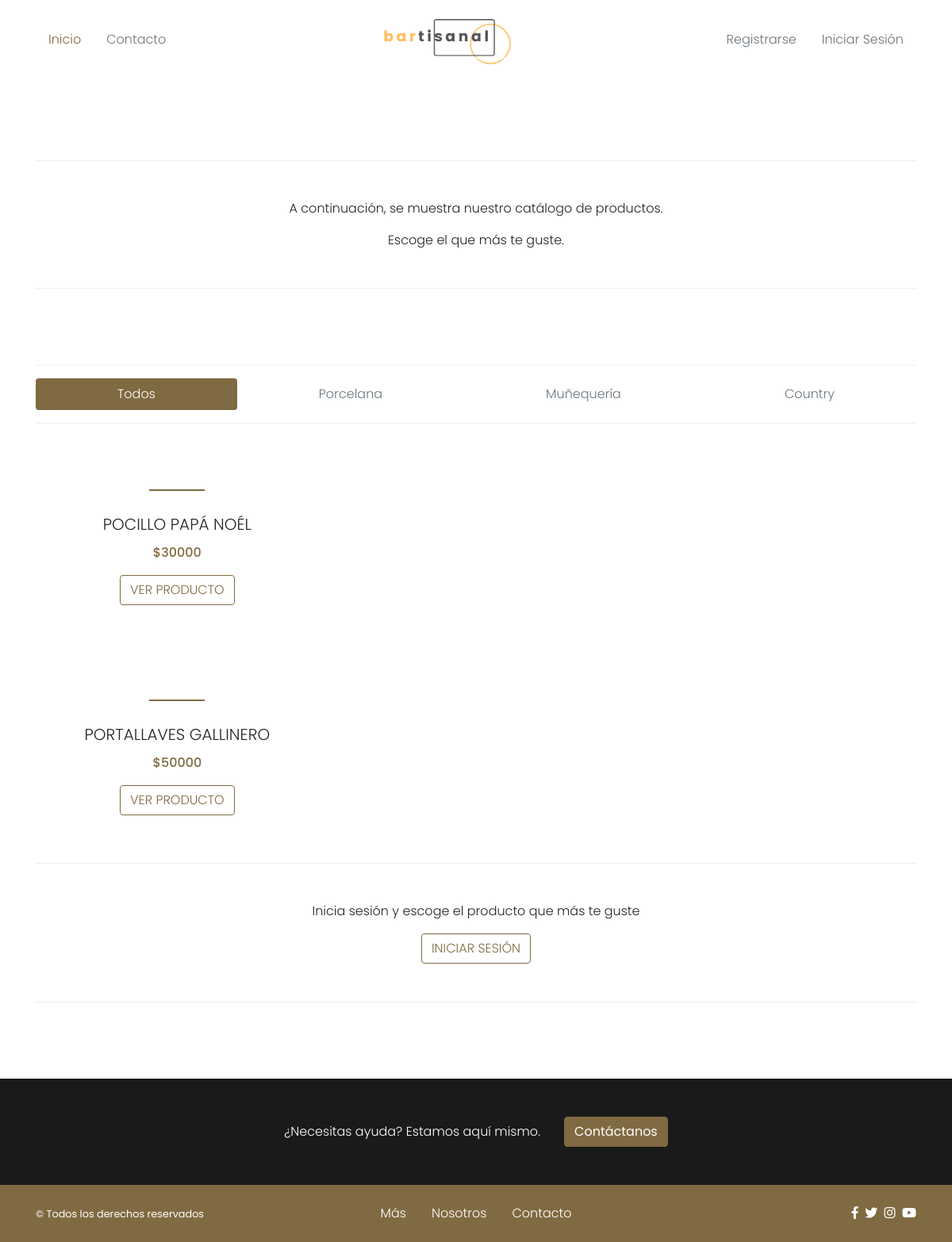
The app's page /, older data.
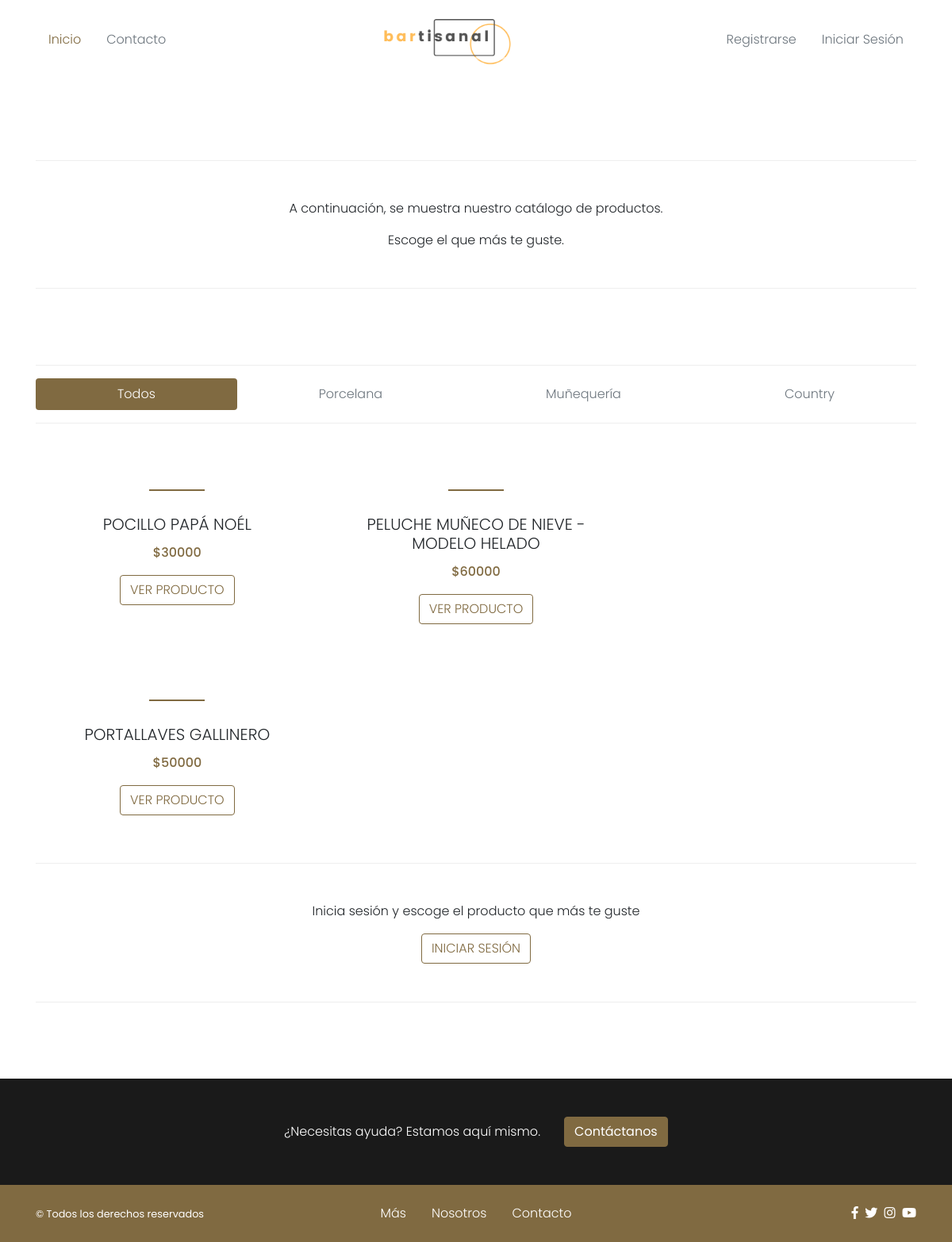
The same page, newer data.
### main.py (models this page shows)
class Producto(db.Model):
    __tablename__ = "productos"
    id = db.Column(db.Integer, primary_key=True)
    imagen = db.Column(db.String(250), nullable=False)
    nombre_producto = db.Column(db.String(100), unique=True)
    descr_producto = db.Column(db.Text, nullable=False)
    categoria = db.Column(db.String(100), nullable=False)
    precio = db.Column(db.Integer, nullable=False)
    fecha_creacion = db.Column(db.Date, index=True)
    stock = db.Column(db.Integer)
    resenas = relationship("Resena", back_populates="productos")

### main.py (the view)
@app.route("/")
def home():
    productos = db.session.query(Producto).all()
    return render_template("index.html", productos=productos, current_user=current_user)

### templates/index.html (shortened to what this page needs)
{% include "header.html" %}
<section class="main">
	<div class="container">
		<section class="row main-carousel">
			<div class="col">
				<div id="carouselDestacado" class="carousel slide" data-ride="carousel" data-interval="5000">
					<ol class="carousel-indicators">
						<li data-target="#carouselDestacado" data-slide-to="0" class="active"></li>
						<li data-target="#carouselDestacado" data-slide-to="1"></li>
						<li data-target="#carouselDestacado" data-slide-to="2"></li>
					</ol>
					<a href="#carouselDestacado" class="carousel-control-prev" data-slide="prev">
						<span class="carousel-control-prev-icon"></span>
					</a>
					<a href="#carouselDestacado" class="carousel-control-next" data-slide="next">
						<span class="carousel-control-next-icon"></span>
					</a>
				</div>
			</div>
		</section>
		<div style="margin-top:100px;" class="call-to-action-container text-center border-bottom border-top mb-5 py-5">
			<p>A continuación, se muestra nuestro catálogo de productos.</p>
			<p>Escoge el que más te guste.</p>
		</div>
		<section class="row products-masonry-container">
			<div class="col">
				<div class="products-masonry-filter mt-4 mt-lg-5 mb-4 border-top border-bottom py-3">
					<ul class="nav nav-pills nav-fill">
						<li class="nav-item">
							<a href="#todos" class="nav-link active" data-toggle="tab">Todos</a>
						</li>
						<li class="nav-item">
							<a href="#porcelana" class="nav-link" data-toggle="tab">Porcelana</a>
						</li>
						<li class="nav-item">
							<a href="#muñequería" class="nav-link" data-toggle="tab">Muñequería</a>
						</li>
						<li class="nav-item">
							<a href="#Country" class="nav-link" data-toggle="tab">Country</a>
						</li>
					</ul>
				</div>
				<div class="products-masonry">
					<div class="tab-content">
						<div class="tab-pane fade show active" id="todos">
							<div class="card-columns">
								{% for p in productos: %}
									<div class="card">
										<div class="card-body">
											<h5 class="card-title">{{ p.nombre_producto }}</h5>
											<p class="card-text">${{ p.precio }}</p>
											<a href="{{ url_for('show_prod', prod_id=p.id) }}" class="btn btn-outline-primary font-weight-light text-uppercase">Ver producto</a>
										</div>
									</div>
								{% endfor %}
							</div>
						</div>
					</div>
				</div>
				<div class="call-to-action-container text-center border-bottom border-top mb-5 py-5">
					{% if not current_user.is_authenticated: %}
						<p>Inicia sesión y escoge el producto que más te guste</p>
						<a href="/login" class="btn btn-outline-primary font-weight-light text-uppercase">Iniciar sesión</a>
					{% elif current_user.id != 2 and current_user.id != 3: %}
						<p>Escoge el producto que más te guste</p>
					{% else: %}
						<p>Puedes añadir más productos al catálogo con este botón:</p>
						<a href="{{ url_for('nuevo_producto') }}" class="btn btn-outline-primary font-weight-light text-uppercase">Añadir producto</a>
					{% endif %}
				</div>
			</div>
		</section>
	</div>
</section>
{% include "footer.html" %}

Row changes from the older to the newer data that the page shows:
added Producto: nombre_producto "PELUCHE MUÑECO DE NIEVE - MODELO HELADO", precio "60000"
